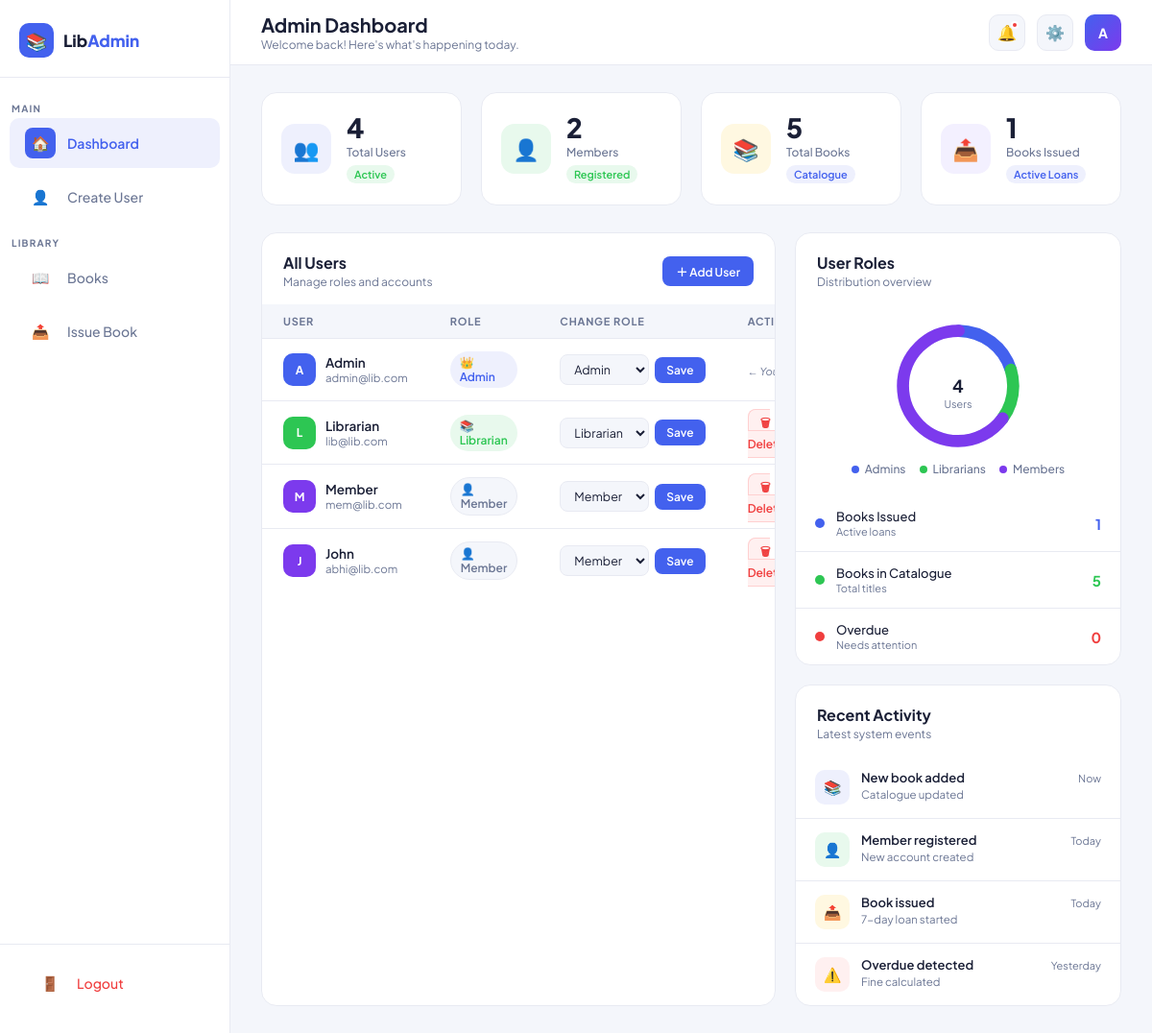
The page /admin (signed in) on the database its author committed.
### tables this page shows
CREATE TABLE users(
        id       INTEGER PRIMARY KEY,
        name     TEXT,
        email    TEXT UNIQUE,
        password TEXT,
        role     TEXT DEFAULT 'member'
    );

### app.py (the view)
@app.route('/admin')
@login_required
@role_required('admin')
def admin():
    conn = db()
    users           = conn.execute("SELECT * FROM users").fetchall()
    books_count     = conn.execute("SELECT COUNT(*) FROM books").fetchone()[0]
    members_count   = conn.execute("SELECT COUNT(*) FROM users WHERE role='member'").fetchone()[0]
    issued_count    = conn.execute("SELECT COUNT(*) FROM transactions WHERE status='issued'").fetchone()[0]
    overdue_count   = conn.execute(
        "SELECT COUNT(*) FROM transactions WHERE status='issued' AND due_date < ?",
        (datetime.now().strftime('%Y-%m-%d'),)
    ).fetchone()[0]
    return render_template("admin_dashboard.html",
        users=users,
        books_count=books_count,
        members_count=members_count,
        transactions_count=issued_count,
        overdue_count=overdue_count
    )

### app.py (called while the page is built)
@app.context_processor
def inject_session():
    return dict(session=session)

def db():
    conn = sqlite3.connect("library.db")
    conn.row_factory = sqlite3.Row
    return conn

def login_required(f):
    @wraps(f)
    def decorated(*args, **kwargs):
        if 'id' not in session:
            return redirect('/')
        return f(*args, **kwargs)
    return decorated

def role_required(*roles):
    def decorator(f):
        @wraps(f)
        def decorated(*args, **kwargs):
            if session.get('role') not in roles:
                return render_template("error.html", message="Access Denied"), 403
            return f(*args, **kwargs)
        return decorated
    return decorator

### Templates/admin_dashboard.html (shortened to what this page needs)
<!DOCTYPE html>
<html lang="en">
<head>
</head>
<body>
<aside class="sidebar">
  <div class="sb-brand">
    <div class="sb-icon">📚</div>
    <div class="sb-name">Lib<span>Admin</span></div>
  </div>
  <div class="sb-section">Main</div>
  <a href="/admin" class="active"><div class="ico">🏠</div> Dashboard</a>
  <a href="/admin/create_user"><div class="ico">👤</div> Create User</a>
  <div class="sb-section">Library</div>
  <a href="/librarian"><div class="ico">📖</div> Books</a>
  <a href="/librarian/issue_book"><div class="ico">📤</div> Issue Book</a>
  <div class="sb-footer">
    <a href="/logout" class="logout"><div class="ico">🚪</div> Logout</a>
  </div>
</aside>
<div class="main">
  <div class="topbar">
    <div class="tb-left">
      <h1>Admin Dashboard</h1>
      <p>Welcome back! Here's what's happening today.</p>
    </div>
    <div class="tb-right">
      <div class="tb-btn">🔔<span class="tb-dot"></span></div>
      <div class="tb-btn">⚙️</div>
      <div class="tb-avatar">A</div>
    </div>
  </div>
  <div class="content">
    <div class="stats-row">
      <div class="stat-card">
        <div class="sc-icon blue">👥</div>
        <div><div class="sc-val">{{ users|length }}</div><div class="sc-lbl">Total Users</div><div class="sc-badge up">Active</div></div>
      </div>
      <div class="stat-card">
        <div class="sc-icon green">👤</div>
        <div><div class="sc-val">{{ members_count }}</div><div class="sc-lbl">Members</div><div class="sc-badge up">Registered</div></div>
      </div>
      <div class="stat-card">
        <div class="sc-icon amber">📚</div>
        <div><div class="sc-val">{{ books_count }}</div><div class="sc-lbl">Total Books</div><div class="sc-badge info">Catalogue</div></div>
      </div>
      <div class="stat-card">
        <div class="sc-icon purple">📤</div>
        <div><div class="sc-val">{{ transactions_count }}</div><div class="sc-lbl">Books Issued</div><div class="sc-badge info">Active Loans</div></div>
      </div>
    </div>
    <div class="bottom-grid">
      <div class="card">
        <div class="card-hdr">
          <div><h2>All Users</h2><p>Manage roles and accounts</p></div>
          <a href="/admin/create_user" class="btn-blue">＋ Add User</a>
        </div>
        <table>
          <thead><tr><th>User</th><th>Role</th><th>Change Role</th><th>Action</th></tr></thead>
          <tbody>
            {% for u in users %}
            <tr>
              <td>
                <div class="user-cell">
                  <div class="u-av" style="background:{% if u.role=='admin' %}#4361ee{% elif u.role=='librarian' %}#2dc653{% else %}#7c3aed{% endif %}">
                    {{ u.name[0].upper() }}
                  </div>
                  <div><div class="u-name">{{ u.name }}</div><div class="u-email">{{ u.email }}</div></div>
                </div>
              </td>
              <td>
                <span class="role-badge {{ u.role }}">
                  {% if u.role=='admin' %}👑{% elif u.role=='librarian' %}📚{% else %}👤{% endif %}
                  {{ u.role|capitalize }}
                </span>
              </td>
              <td>
                <form method="POST" action="/admin/assign_role/{{ u.id }}" class="role-form">
                  <select name="role" class="role-sel">
                    <option value="member"    {% if u.role=='member'    %}selected{% endif %}>Member</option>
                    <option value="librarian" {% if u.role=='librarian' %}selected{% endif %}>Librarian</option>
                    <option value="admin"     {% if u.role=='admin'     %}selected{% endif %}>Admin</option>
                  </select>
                  <button type="submit" class="save-btn">Save</button>
                </form>
              </td>
              <td>
                {% if u.id != session.get('id') %}
                <a class="del-btn" href="/admin/delete_user/{{ u.id }}" onclick="return confirm('Delete {{ u.name }}?')">🗑 Delete</a>
                {% else %}
                <span class="you-tag">← You</span>
                {% endif %}
              </td>
            </tr>
            {% endfor %}
          </tbody>
        </table>
      </div>
      <div class="rp">
        <div class="card">
          <div class="card-hdr"><div><h2>User Roles</h2><p>Distribution overview</p></div></div>
          <div class="donut-wrap">
            <svg class="donut-svg" viewBox="0 0 36 36">
              <circle cx="18" cy="18" r="15.9" fill="none" stroke="#eef0fd" stroke-width="3.5"/>
              <circle cx="18" cy="18" r="15.9" fill="none" stroke="#4361ee" stroke-width="3.5" stroke-dasharray="20 80" stroke-dashoffset="25" stroke-linecap="round"/>
              <circle cx="18" cy="18" r="15.9" fill="none" stroke="#2dc653" stroke-width="3.5" stroke-dasharray="15 85" stroke-dashoffset="5" stroke-linecap="round"/>
              <circle cx="18" cy="18" r="15.9" fill="none" stroke="#7c3aed" stroke-width="3.5" stroke-dasharray="65 35" stroke-dashoffset="-10" stroke-linecap="round"/>
              <text x="18" y="20" text-anchor="middle" font-size="5" font-weight="bold" fill="#1a1f36" font-family="Plus Jakarta Sans,sans-serif">{{ users|length }}</text>
              <text x="18" y="24.5" text-anchor="middle" font-size="3" fill="#6b7694" font-family="Plus Jakarta Sans,sans-serif">Users</text>
            </svg>
            <div class="donut-lbls">
              <div class="donut-lbl"><div class="dl-dot" style="background:#4361ee"></div>Admins</div>
              <div class="donut-lbl"><div class="dl-dot" style="background:#2dc653"></div>Librarians</div>
              <div class="donut-lbl"><div class="dl-dot" style="background:#7c3aed"></div>Members</div>
            </div>
          </div>
          <div class="qs-row">
            <div class="qs-left"><div class="qs-dot" style="background:#4361ee"></div><div><div class="qs-lbl">Books Issued</div><div class="qs-sub">Active loans</div></div></div>
            <div class="qs-val" style="color:#4361ee">{{ transactions_count }}</div>
          </div>
          <div class="qs-row">
            <div class="qs-left"><div class="qs-dot" style="background:#2dc653"></div><div><div class="qs-lbl">Books in Catalogue</div><div class="qs-sub">Total titles</div></div></div>
            <div class="qs-val" style="color:#2dc653">{{ books_count }}</div>
          </div>
          <div class="qs-row">
            <div class="qs-left"><div class="qs-dot" style="background:#f03e3e"></div><div><div class="qs-lbl">Overdue</div><div class="qs-sub">Needs attention</div></div></div>
            <div class="qs-val" style="color:#f03e3e">{{ overdue_count }}</div>
          </div>
        </div>
        <div class="card">
          <div class="card-hdr"><div><h2>Recent Activity</h2><p>Latest system events</p></div></div>
          <div class="act-item">
            <div class="act-ico" style="background:var(--blue-soft)">📚</div>
            <div style="flex:1"><div class="act-title">New book added</div><div class="act-sub">Catalogue updated</div></div>
            <div class="act-time">Now</div>
          </div>
          <div class="act-item">
            <div class="act-ico" style="background:var(--green-soft)">👤</div>
            <div style="flex:1"><div class="act-title">Member registered</div><div class="act-sub">New account created</div></div>
            <div class="act-time">Today</div>
          </div>
          <div class="act-item">
            <div class="act-ico" style="background:var(--amber-soft)">📤</div>
            <div style="flex:1"><div class="act-title">Book issued</div><div class="act-sub">7-day loan started</div></div>
            <div class="act-time">Today</div>
          </div>
          <div class="act-item">
            <div class="act-ico" style="background:var(--red-soft)">⚠️</div>
            <div style="flex:1"><div class="act-title">Overdue detected</div><div class="act-sub">Fine calculated</div></div>
            <div class="act-time">Yesterday</div>
          </div>
        </div>
      </div>
    </div>
  </div>
</div>
</body>
</html>

### rows shown on the page
users: name "A", name "Admin", email "admin@lib.com", role "Admin"
users: name "L", name "Librarian", email "lib@lib.com", role "Librarian"
users: name "M", name "Member", email "mem@lib.com", role "Member"
users: name "J", name "John", email "abhi@lib.com", role "Member"

### other values the page prints
{{ users|length }} "4"
{{ members_count }} "2"
{{ books_count }} "5"
{{ transactions_count }} "1"
{{ overdue_count }} "0"
